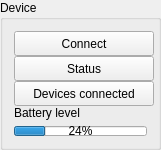
        <widget class="QGroupBox" name="groupBox_8">
         <property name="minimumSize">
          <size>
           <width>161</width>
           <height>150</height>
          </size>
         </property>
         <property name="maximumSize">
          <size>
           <width>161</width>
           <height>140</height>
          </size>
         </property>
         <property name="title">
          <string>Device</string>
         </property>
         <layout class="QGridLayout" name="gridLayout_10">
          <item row="0" column="0">
           <widget class="QPushButton" name="connect_button">
            <property name="sizePolicy">
             <sizepolicy hsizetype="Minimum" vsizetype="Expanding">
              <horstretch>0</horstretch>
              <verstretch>0</verstretch>
             </sizepolicy>
            </property>
            <property name="minimumSize">
             <size>
              <width>140</width>
              <height>25</height>
             </size>
            </property>
            <property name="text">
             <string>Connect</string>
            </property>
           </widget>
          </item>
          <item row="1" column="0">
           <widget class="QPushButton" name="status_button">
            <property name="minimumSize">
             <size>
              <width>140</width>
              <height>25</height>
             </size>
            </property>
            <property name="text">
             <string>Status</string>
            </property>
           </widget>
          </item>
          <item row="2" column="0">
           <widget class="QPushButton" name="devices_button">
            <property name="sizePolicy">
             <sizepolicy hsizetype="Minimum" vsizetype="Expanding">
              <horstretch>0</horstretch>
              <verstretch>0</verstretch>
             </sizepolicy>
            </property>
            <property name="minimumSize">
             <size>
              <width>140</width>
              <height>25</height>
             </size>
            </property>
            <property name="text">
             <string>Devices connected</string>
            </property>
           </widget>
          </item>
          <item row="3" column="0">
           <widget class="QLabel" name="label_3">
            <property name="text">
             <string>Battery level</string>
            </property>
           </widget>
          </item>
          <item row="4" column="0">
           <widget class="QProgressBar" name="battery_progressBar">
            <property name="maximumSize">
             <size>
              <width>16777215</width>
              <height>10</height>
             </size>
            </property>
            <property name="value">
             <number>24</number>
            </property>
           </widget>
          </item>
         </layout>
        </widget>
